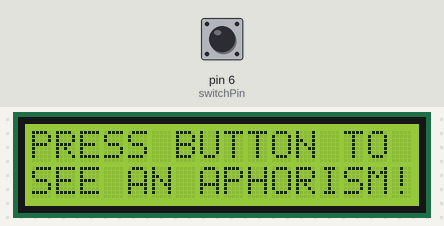
Recording of a sketch running on a simulated Arduino Uno, built with avr-gcc and run on an emulated ATmega328P. Shown: 16×2 character LCD. The inputs (shaded band) are chosen by the test bench; at power-on: pin 6 (switchPin) LOW. Random numbers use the default seed unless the sketch sets one.

Above: at 1.2 s.
1.3 s: pin 6 (switchPin) pulled HIGH for 0.15 s
At 1.7 s:
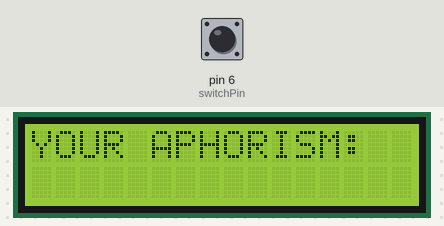
At 2.11 s:
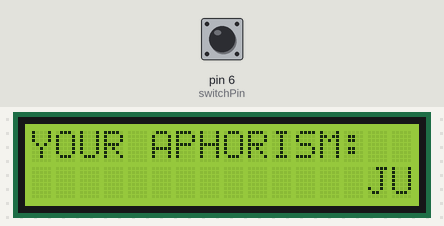
Timing chart, 0 to 4.3 s (numbered marks = the images above; inputs shaded):
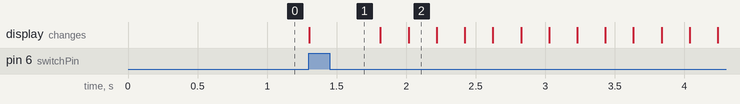

Measured:
- after the input at 1.3 s, the display: changes at once (image 1)

The sketch:

dailyaphorism.ino
```cpp
#include <LiquidCrystal.h>
LiquidCrystal lcd(12,11,5,4,3,2);

const int switchPin = 6;
int switchState = 0;
int reply;

void setup() {
lcd.begin(16, 2);
pinMode(switchPin,INPUT);
randomSeed(analogRead(0));
printStartText();
}

char Line1_fixed[] = "YOUR APHORISM:"; //This is the string that will be fixed in the first line of LCD.
String Line2_scrolling_base = ""; //This string will be scrolled in the second line of LCD.

void loop() {
  switchState = digitalRead(switchPin);

    if(switchState == HIGH){


      reply = random(2);

        if(reply == 0){
            reply = random(8);

            switch (reply) {
                  case 0:
                    Line2_scrolling_base = "YOU SHOULD JUST TRY HARDER, BECAUSE ";
                    break;
                  case 1:
                     Line2_scrolling_base = "YOU ARE NOT A FAILIOR. ";
                    break;
                  case 2:
                     Line2_scrolling_base = "YOU SHOULD LOVE YOUR JOB, BECAUSE ";
                    break;
                  case 3:
                     Line2_scrolling_base = "JUST REMEMBER THE FACT, THAT ";
                    break;
                  case 4:
                     Line2_scrolling_base = "LIFE CAN BE GOOD, BUT SOMETIMES IT SUCKS BECAUSE ";
                    break;
                  case 5:
                     Line2_scrolling_base = "DO, OR DO NOT. ";
                    break;
                  case 6:
                     Line2_scrolling_base = "LIVE, LOVE, LAUGH. THAT IS A GREAT MOTTO, BECAUSE ";
                    break;
                  case 7:
                     Line2_scrolling_base = "IF YOU ARE FEELING DOWN, JUST THINK ABOUT THE FACT THAT ";
                    break;
                }

                 reply = random(6);

            switch (reply) {
                  case 0:
                    Line2_scrolling_base += "DRUGS ARE AWESOME!";
                    break;
                  case 1:
                    Line2_scrolling_base += "YOU WILL FAIL ANYWAYS.";
                    break;
                  case 2:
                    Line2_scrolling_base += "LIFE SUCKS ANYWAYS.";
                    break;
                  case 3:
                    Line2_scrolling_base += "THAT'S HOW MAFIA WORKS.";
                    break;
                  case 4:
                    Line2_scrolling_base += "UNICORNS ARE REAL.";
                    break;
                  case 5:
                    Line2_scrolling_base += "FARTS ARE FUNNY.";
                    break;
                }
          }
      else{
           reply = random(8);

            switch (reply) {
                  case 0:
                    Line2_scrolling_base = "WHENEVER SOMETHING GOES WRONG IN YOUR LIFE, JUST ";
                    break;
                  case 1:
                     Line2_scrolling_base = "THE MEANING OF LIFE IS TO ";
                    break;
                    case 2:
                     Line2_scrolling_base = "IF YOU TRY HARD ENOUGH, YOU CAN ";
                    break;
                    case 3:
                     Line2_scrolling_base ="IF YOU WANT TO GET NOTICED BY SOMEONE YOU LOVE, ";
                    break;
                    case 4:
                     Line2_scrolling_base = "YOU CAN NEVER SUCCEED IN LIFE, IF YOU DON'T OCCASIONALLY ";
                    break;
                    case 5:
                     Line2_scrolling_base = "EVERYBODY WILL ADMIRE YOU, IF YOU ";
                    break;
                    case 6:
                     Line2_scrolling_base = "WANT TO GET MORE FOLLOWERS ON INSTAGRAM? JUST TAKE A VIDEO WHILE YOU ";
                    break;
                    case 7:
                     Line2_scrolling_base = "NEVER GIVE UP, JUST ";
                    break;
                }

                 reply = random(11);

            switch (reply) {
                  case 0:
                    Line2_scrolling_base += "HAVE A SHOT OF VODKA.";
                    break;
                  case 1:
                    Line2_scrolling_base += "LIVE, LOVE, LAUGH.";
                    break;
                  case 2:
                    Line2_scrolling_base += "LAUGH AT YOUR OWN JOKES.";
                    break;
                  case 3:
                    Line2_scrolling_base += "FART.";
                    break;
                  case 4:
                    Line2_scrolling_base += "SMELL MY FINGER.";
                    break;
                  case 5:
                    Line2_scrolling_base += "AVOID SHITTING YOUR PANTS.";
                    break;
                  case 6:
                    Line2_scrolling_base += "DIG STRAIGHT DOWN IN MINECRAFT.";
                    break;
                  case 7:
                    Line2_scrolling_base += "DO, OR DO NOT. THERE IS NO TRY.";
                    break;
                  case 8:
                    Line2_scrolling_base += "GET UP AND YELL: PERKELE!!!";
                    break;
                  case 9:
                    Line2_scrolling_base += "STOP READING THESE STUPID APHORISMS AND GO GET A LIFE";
                    break;
                  case 10:
                    Line2_scrolling_base += "BUILD A ROBOT THAT GENERATES BAD APHORISMS.";
                    break;
                }
          }

  lcd.clear();
  lcd.print(Line1_fixed); //Print first line.
  delay(500); //Optional delay. If you omit this, the second line starts scrolling in from bottom right of the display (15,1), rather than entering from outside of the display (16,1). I find the latter visually more appealing, but it is optional.

  String Line2_scrolling =  "                "; // Defining a string consisting of sixteen spaces.
  Line2_scrolling += Line2_scrolling_base; // Adding sixteen spaces in front of the string that we want displayed. This is done so that line 2 will initially be empty in the display. Now we can display the string "Line2_scrolling".

  int Line2_length = Line2_scrolling.length(); // Length of our string (including the sixteen spaces that we added in front).
  int Line2_ChunkNumber = floor(Line2_length / 16 + 2); // Number of sixteen-character chunks in the string, plus one for the last chunk that is less than sixteen characters long.
  int Line2_LastChunkLength = Line2_length - ((Line2_ChunkNumber - 2) * 16); // Length of the last chunk, which is usually less than sixteen.
  int Line2_ChunkLength; // Will be initialized as 16 below, which is the usual length of chunks. But it will be changed if the last chunk is smaller in length.
  if (Line2_LastChunkLength == 0) { // If the string has a character length of a multiple of sixteen, Line2_ChunkNumber is reduced by one, in order to prevent redundant "for" cycles.
    Line2_ChunkNumber--;
  }

  String chunk[Line2_ChunkNumber]; // Create an array that can hold all the divided chunks of our scrolling string inside it.

  for (int j = 0; j < Line2_ChunkNumber - 1; j++) { // Assign all chunks inside chunk[].
    chunk[j] = Line2_scrolling.substring(j * 16 , j * 16 + 16);
  }

  for (int k = 0; k < Line2_ChunkNumber - 1; k++) {
    lcd.clear();
    lcd.print(Line1_fixed); // Print it again to avoid flicker.
    lcd.setCursor(0, 1);
    lcd.print(chunk[k]); // Display the string with the chunk number "k", starting from (0,1). This is the entire visible screen area of line 2 of the LCD.
    lcd.print(chunk[k + 1]); // Print the string with the chunk number "k+1", starting from (16,1). This is the area that is immediately to the right of the visible area of line 2 of the LCD.

      if (k != Line2_ChunkNumber - 2) { // If we are not dealing with the last chunk, set the number of iterations in the next "for" cycle to 16. If it is the last chunk and if the length of the last chunk isn't zero, set the number of iterations in the next "for" cycle to size of last chunk.
        Line2_ChunkLength = 16;
      }
      else if (Line2_LastChunkLength != 0) {
        Line2_ChunkLength = Line2_LastChunkLength;
      }

      for (int i = 1; i < Line2_ChunkLength + 1; i++) {
        lcd.scrollDisplayLeft(); // Scroll display left by one position.
        lcd.setCursor(i, 0); // Set cursor on the first line to allign with the scrolling string in the second line of LCD, in order to print the fixed string on the first line above where scrolling string starts. Currently in the algorithm, scrolling string starts at (i,1), hence setting the cursor to (i,0).
        lcd.print(Line1_fixed); // Print the fixed string so that its starting position alligns with the starting position of the scrolling string.
        delay(200); // Delay for visual ease of reading.
      }
  }

  printStartText();

 }
}

void printStartText(){
lcd.clear();
lcd.setCursor(0,0);
lcd.print("PRESS BUTTON TO");
lcd.setCursor(0,1);
lcd.print("SEE AN APHORISM!");
}
```
